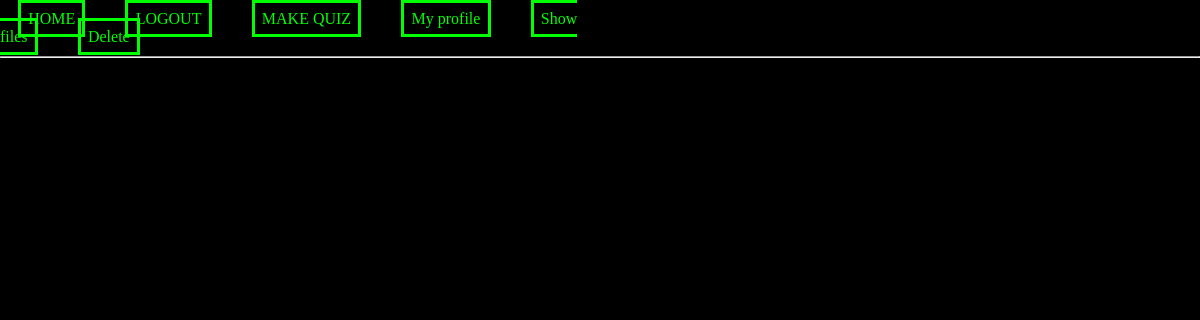
The page /quiz_taker/1 (signed in) on the database as committed earlier.
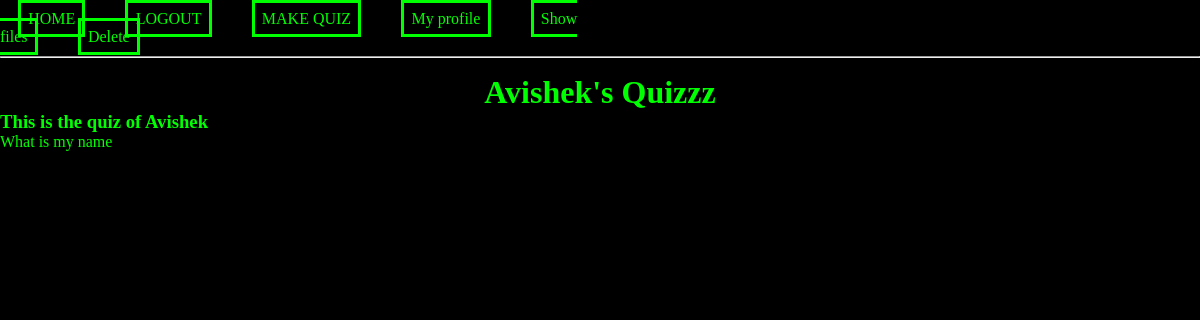
The same page on the database as committed later.
### website/models.py (models this page shows)
class Quiz(db.Model):
    __tablename__ = 'quizzes'
    quiz_id = db.Column(db.Integer, primary_key=True)
    user_id = db.Column(db.Integer, db.ForeignKey('users.id'))
    quiz_title = db.Column(db.String)
    quiz_description = db.Column(db.String)
    user = db.relationship("User")

class Question(db.Model):
    __tablename__ = 'questions'
    question_id = db.Column(db.Integer, primary_key=True)
    quiz_id = db.Column(db.Integer, db.ForeignKey('quizzes.quiz_id'))
    question_text = db.Column(db.String)
    question_type = db.Column(db.String)
    quiz = db.relationship("Quiz")

### website/views.py (the view)
@views.route('/quiz_taker/<quizz_id>')
@login_required
def take_quiz(quizz_id):
    quiz_query = Quiz.query.filter(Quiz.quiz_id == quizz_id).first()
    question_query = Question.query.filter(Question.quiz_id == quizz_id).all()
    return render_template("quiz_taker.html",user = current_user, query1= quiz_query, query2 = question_query)

### website/__init__.py (called while the page is built)
def create_app():
    app = Flask(__name__)
    app.config['SECRET_KEY'] = 'delta_<3'
    app.config['SQLALCHEMY_DATABASE_URI'] = f'sqlite:///{DB_NAME}'
    db.init_app(app)
    from .views import views
    from .auth import auth
    app.register_blueprint(views, url_prefix = '/')
    app.register_blueprint(auth, url_prefix = '/')
    from .models import User
    with app.app_context():
        db.create_all()
    login_manager = LoginManager()
    login_manager.login_view = 'auth.login'
    login_manager.init_app(app)
    @login_manager.user_loader
    def load_user(id):
        return User.query.get(int(id))
    return app

### website/templates/quiz_taker.html (shortened to what this page needs)
{%extends "base.html"%}
{%block content%}
<form method="post">
<h1 align = "center">{{query1.quiz_title}}</h1>
<h3> {{query1.quiz_description}} </h3>
<form method="post">
<div class="question_box">
    {%for x in query2%}
        {{x.question_text}}
    {%endfor%}
</div>
</form>
</form>
{%endblock%}

Rows that differ between the two databases and show on the page:
added Quiz: quiz_title "Avishek's Quizzz", quiz_description "This is the quiz of Avishek"
added Question: question_text "What is my name"
